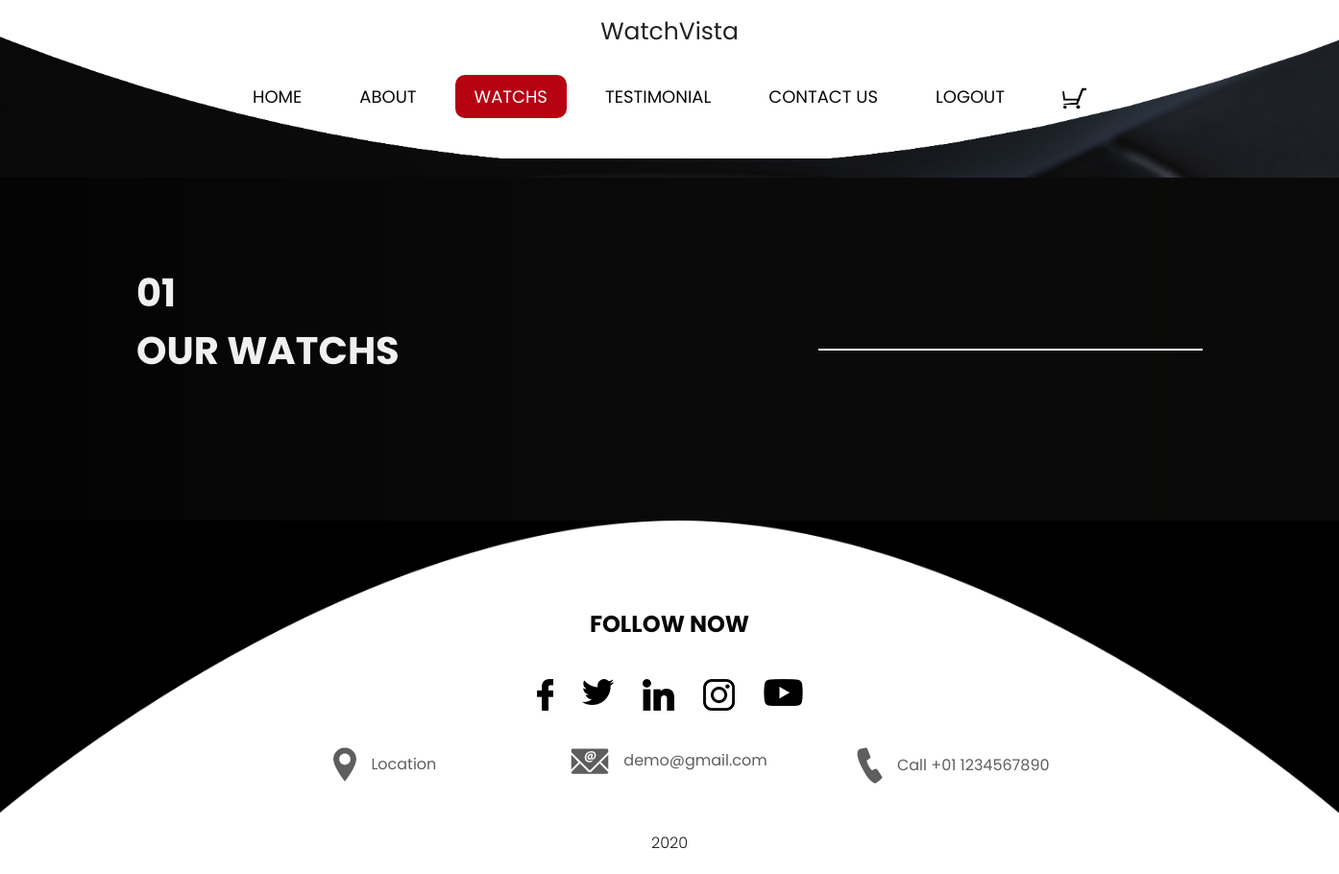
Page /shoplog/ on the earlier database version.
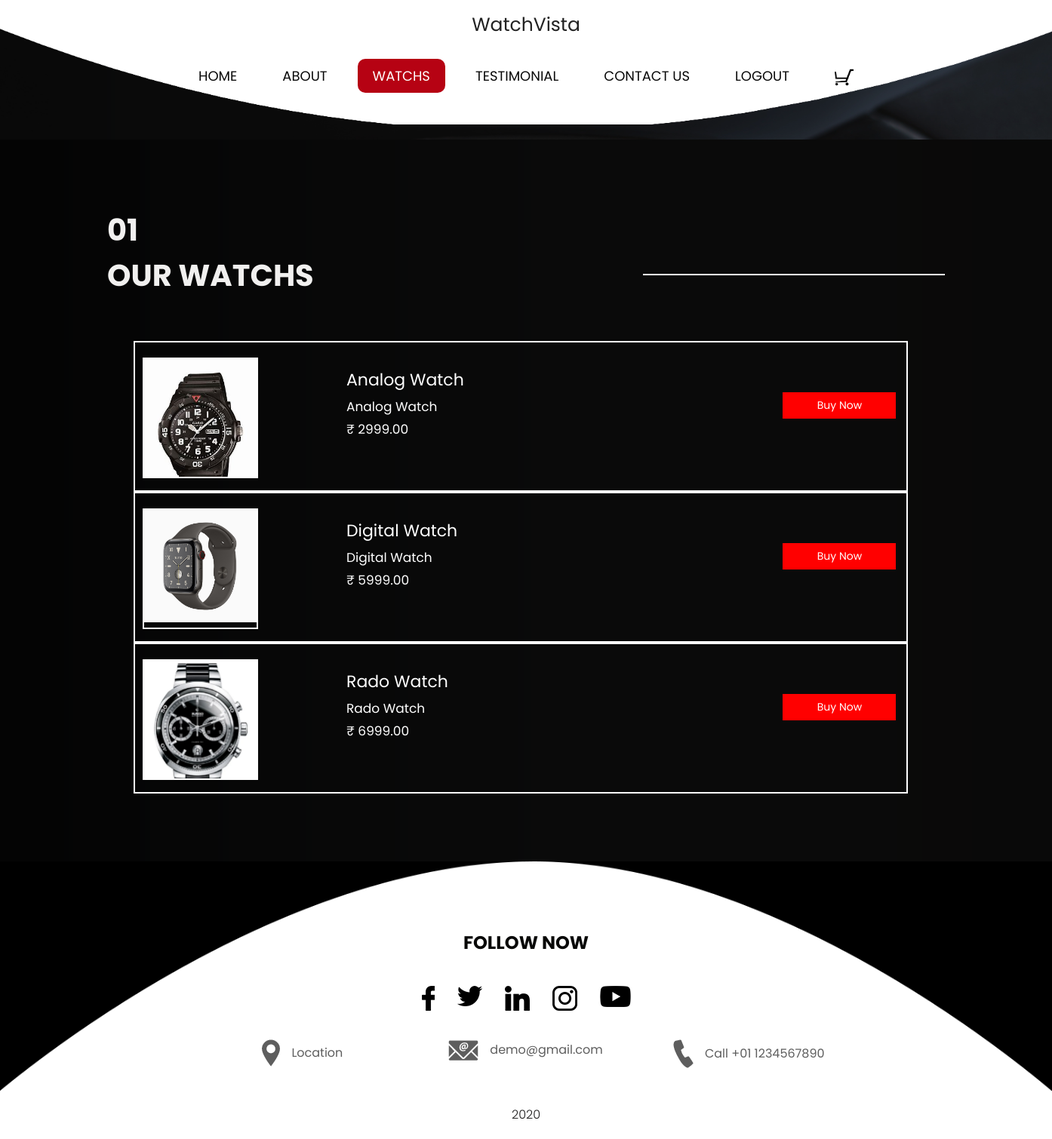
Same page on the later database version.
### hello/models.py (models this page shows)
class Product(models.Model):
    name = models.CharField(max_length=100)
    description = models.TextField()
    price = models.DecimalField(max_digits=10, decimal_places=2)
    image = models.ImageField(upload_to='static/img/')

### hello/views.py (the view)
# urls.py: path('shoplog/', shoplog, name='shoplog'),
def shoplog(request):
    products = Product.objects.all()
    return render(request, 'watchslog.html', {'products': products})

### hello/templates/watchslog.html (shortened to what this page needs)
{% load static %}
<!DOCTYPE html>
<html lang="en">
   <head>
      <link rel="stylesheet" type="text/css" href="{% static 'css/bootstrap.min.css' %}">
      <link rel="stylesheet" type="text/css" href="css/bootstrap.min.css">
      <link href="{% static 'style.css' %}" rel="stylesheet">
      <link rel="stylesheet" type="text/css" href="css/style.css">
      <link href="{% static 'css/responsive.css' %}" rel="stylesheet">
      <link rel="stylesheet" href="css/responsive.css">
      <link rel="stylesheet" href="css/jquery.mCustomScrollbar.min.css">
      <link rel="stylesheet" href="https://netdna.bootstrapcdn.com/font-awesome/4.0.3/css/font-awesome.css">
      <link rel="stylesheet" href="css/owl.carousel.min.css">
      <link rel="stylesheet" href="css/owl.theme.default.min.css">
      <link rel="stylesheet" href="https://cdnjs.cloudflare.com/ajax/libs/fancybox/2.1.5/jquery.fancybox.min.css" media="screen">
   </head>
   <body>
      <div class="header_section" style="background-image: url({% static 'img/banner-bg.png' %})">
         <div class="header_main" style="background-image: url({% static 'img/header-bg.png' %})">
            <div class="container-fluid">
               <div class="logo"><a href="http://127.0.0.1:8000/homelog/" style="font-size: 25px;">WatchVista</a></div>
               <div class="menu_main">
                  <ul>
                     <li><a href="http://127.0.0.1:8000/homelog/">Home</a></li>
                     <li><a href="http://127.0.0.1:8000/aboutlog/">About</a></li>
                     <li class="active"><a href="http://127.0.0.1:8000/shoplog/">Watchs</a></li>
                     <li><a href="http://127.0.0.1:8000/reviewlog/">Testimonial</a></li>
                     <li><a href="http://127.0.0.1:8000/contactlog/">Contact us</a></li>
                     <li><a href="http://127.0.0.1:8000/">Logout</a></li>
                     <li><a href="http://127.0.0.1:8000/cart/"><img style="width: 25px;" src="{% static 'img/cart-icon.webp' %}"></a></li>
                  </ul>
               </div>
            </div>
         </div>
      </div>
      <div class="background_bg" style="background-image: url({% static 'img/background-bg.png' %})">
         <div class="watchs_section layout_padding">
            <div class="container">
               <h1 class="watchs_taital">01<br>Our Watchs</h1>
    <br><br><br><br><br><br><br>
               <div class="watchs_section_2">
                  <div class="row">
                     {% for product in products %}
            <div style="position: relative; width:90%; height:200px; border: 2px solid white; left:50px;">
               <div style="position: relative; width:15%; height:160px; border: 2px solid white; left:10px; top:20px; overflow: hidden;">
                  <img src="{{ product.image.url }}" style="width: 100%; height: auto;">
              </div>
               <div style="position: relative; left:280px; top:-130px; color:white; font-size: 22px;">
                  {{ product.name }}
               </div>
               <div style="position: relative; left:280px; top:-130px; color:white; font-size: 17px;">
                  {{ product.description }}
               </div>
               <div style="position: relative; left:280px; top:-130px; color:white; font-size: 17px;">
                  ₹ {{ product.price }}
               </div>
               <form method="post" action="{% url 'add_to_cart' %}">
                  <button id="buy_now_btn" style="position:relative; width:150px; height:35px;  background-color:red; color:white; left: 84%; bottom: 195px;">Buy Now</button>
              </form>
            </div>
        {% endfor %}
                  </div>
               </div>
            </div>
         </div>
      </div>
      <div class="footer_section layout_padding" style="background-image: url({% static 'img/footer-bg.png' %})">
         <div class="container">
            <h3 class="follow_text">Follow Now</h3>
            <div class="social_icon">
               <ul>
                  <li><a href="#"><img src="{% static 'img/fb-icon.png' %}"></a></li>
                  <li><a href="#"><img src="{% static 'img/twitter-icon.png' %}"></a></li>
                  <li><a href="#"><img src="{% static 'img/linkedin-icon.png' %}"></a></li>
                  <li><a href="#"><img src="{% static 'img/instagram-icon.png' %}"></a></li>
                  <li><a href="#"><img src="{% static 'img/youtub-icon.png' %}"></a></li>
               </ul>
            </div>
            <div class="location_main">
               <div class="location_left">
                  <div class="call_text"><a href="#"><img src="{% static 'img/map-icon.png' %}"><span class="call_padding">Location</span></a></div>
               </div>
               <div class="location_middle">
                  <div class="call_text"><a href="#"><img src="{% static 'img/mail-icon.png' %}"><span class="call_padding">demo@gmail.com</span></a></div>
               </div>
               <div class="location_right">
                  <div class="call_text"><a href="#"><img src="{% static 'img/call-icon.png' %}"><span class="call_padding">Call +01 1234567890</span></a></div>
               </div>
            </div>
         </div>
      </div>
      <div class="copyright_section">
         <div class="container">
            <p class="copyright_text">2020</p>
         </div>
      </div>
   </body>
</html>

### hello/static/style.css (style rules this page uses)
* { box-sizing: border-box !important; transition: ease all 0.5s; }
html { scroll-behavior: smooth; }
body { color: #666666; font-size: 14px; line-height: 1.80857; font-weight: normal; overflow-x: hidden; font-family: 'Poppins', sans-serif; background: #000; }
a { color: #1f1f1f; text-decoration: none !important; outline: none !important; -webkit-transition: all .3s ease-in-out; -moz-transition: all .3s ease-in-out; -ms-transition: all .3s ease-in-out; -o-transition: all .3s ease-in-out; transition: all .3s ease-in-out; }
h1, h2, h3, h4, h5, h6 { letter-spacing: 0; font-weight: normal; position: relative; padding: 0 0 10px 0; font-weight: normal; line-height: normal; color: #111111; margin: 0 }
h1 { font-size: 24px }
h3 { font-size: 18px }
*, *::after, *::before { -webkit-box-sizing: border-box; -moz-box-sizing: border-box; box-sizing: border-box; }
ul, li, ol { margin: 0px; padding: 0px; list-style: none; }
p { margin: 20px; font-weight: 300; font-size: 15px; line-height: 24px; }
a { color: #222222; text-decoration: none; outline: none !important; }
a, .btn { text-decoration: none !important; outline: none !important; -webkit-transition: all .3s ease-in-out; -moz-transition: all .3s ease-in-out; -ms-transition: all .3s ease-in-out; -o-transition: all .3s ease-in-out; transition: all .3s ease-in-out; }
img { max-width: 100%; height: auto; }
button { border: 0; margin: 0; padding: 0; cursor: pointer; }
.layout_padding { padding-top: 90px; padding-bottom: 0px; }
.header_section { width: 100%; float: left; height: auto; background-size: 100%; padding: 0px 0px 20px 0px; }
.logo { width: 100%; float: left; text-align: center; padding-bottom: 20px; }
.menu_main { -ms-flex-direction: column; flex-direction: column; padding-left: 0; margin-bottom: 0; list-style: none; width: 100%; text-align: center; margin: 0 auto; }
.menu_main ul { margin: 0px; padding: 0px; list-style: none; display: inline-flex; }
.menu_main li { float: left; padding-left: 10px; padding-right: 10px; font-size: 18px; text-transform: uppercase; padding-top: 10px; padding-bottom: 10px; color: #080808; border-radius: 40px; }
.menu_main li a { color: #080808; padding: 10px 20px; border-radius: 10px; }
.menu_main li.active a { color: #ffffff; background-color: #b60213; }
.header_main { width: 100%; background-size: 100%; padding: 10px 0px 37px 0px; }
.background_bg { width: 100%; float: left; height: auto; }
.watchs_section { width: 100%; float: left; height: auto; background-size: 100%; padding-bottom: 90px; }
.watchs_taital { width: 100%; float: left; font-size: 40px; color: #f1f0ef; font-weight: bold; text-transform: uppercase; }
h1.watchs_taital::after { content: ''; position: absolute; width: 400px; background-color: #fff; height: 2px; left: initial; right: 0px; bottom: 40px; }
.watchs_section_2 { width: 100%; float: left; }
.footer_section { width: 100%; float: left; height: auto; padding-top: 90px; background-size: 100% 100%; padding-bottom: 30px; background-repeat: no-repeat; }
.follow_text { width: 100%; float: left; font-size: 24px; color: #080807; text-align: center; font-weight: bold; text-transform: uppercase; }
.social_icon { width: 100%; margin: 0 auto; text-align: center; }
.social_icon ul { margin: 0px; padding: 0px; display: inline-block; text-align: center; }
.social_icon li { float: left; padding: 30px 15px; }
.location_main { width: 80%; margin: 0 auto; text-align: center; }
.location_left { width: 33.3%; float: left; }
.location_middle { width: 33.3%; float: left; }
.location_right { width: 33.3%; float: left; }
.call_text { width: 100%; float: left; font-size: 16px; color: #5e5e5e; }
.call_text a { color: #5e5e5e; }
.call_padding { padding-left: 15px; }
.copyright_section { width: 100%; float: left; background-color: #ffffff; height: auto; }
.copyright_text { width: 100%; float: left; color: #1c1b1b; text-align: center; font-size: 16px; margin-left: 0px; }

Differences in the rows shown:
added Product: image (picture), name "Analog Watch", description "Analog Watch", price "2999.00"
added Product: image (picture), name "Digital Watch", description "Digital Watch", price "5999.00"
added Product: image (picture), name "Rado Watch", description "Rado Watch", price "6999.00"
